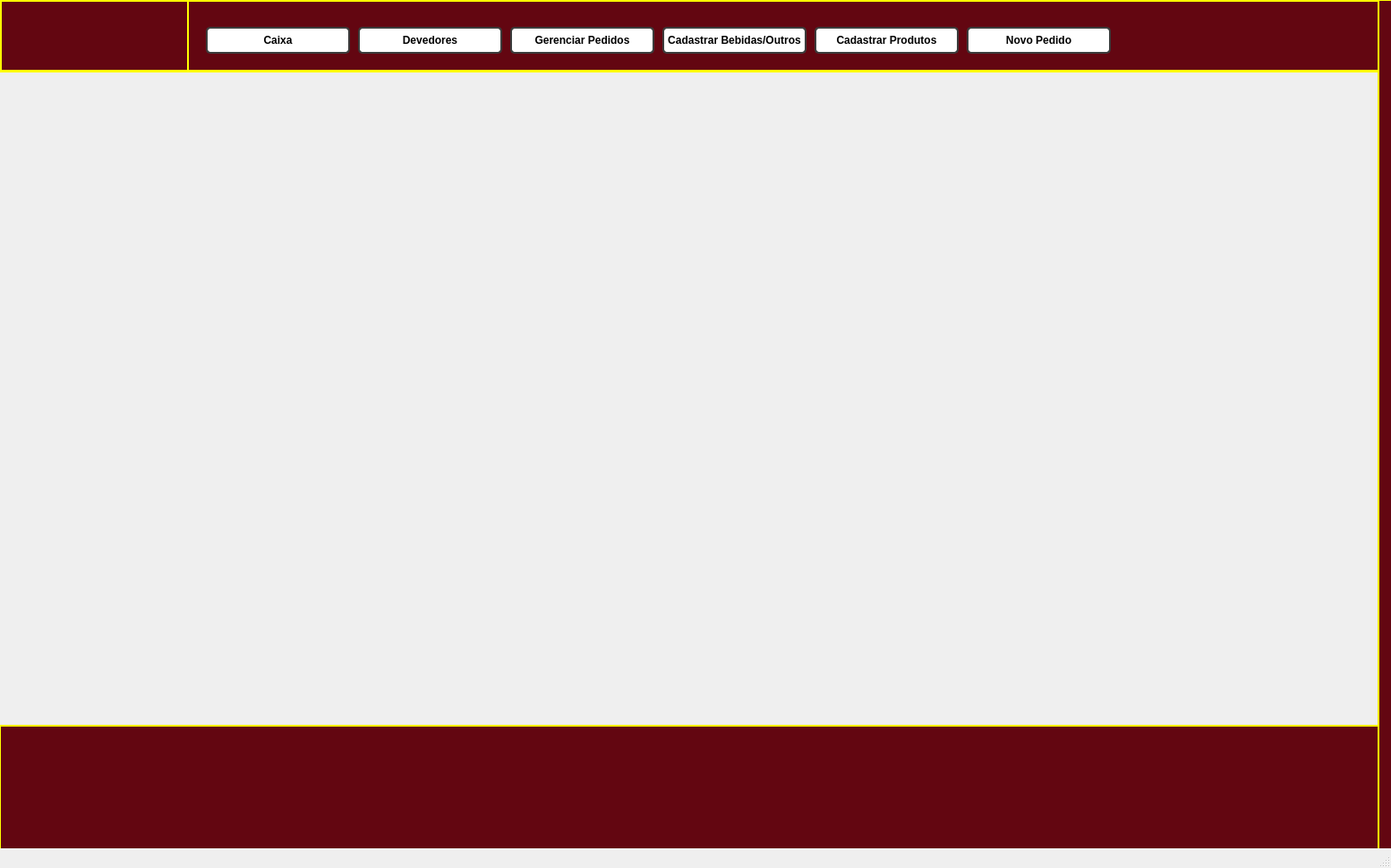
<?xml version="1.0" encoding="UTF-8"?>
<ui version="4.0">
 <class>MainWindow</class>
 <widget class="QMainWindow" name="MainWindow">
  <property name="geometry">
   <rect>
    <x>0</x>
    <y>0</y>
    <width>1554</width>
    <height>970</height>
   </rect>
  </property>
  <property name="minimumSize">
   <size>
    <width>1200</width>
    <height>0</height>
   </size>
  </property>
  <property name="maximumSize">
   <size>
    <width>16777215</width>
    <height>16777215</height>
   </size>
  </property>
  <property name="windowTitle">
   <string>Tela Principal</string>
  </property>
  <widget class="QWidget" name="centralwidget">
   <widget class="QFrame" name="frame">
    <property name="geometry">
     <rect>
      <x>-10</x>
      <y>0</y>
      <width>1551</width>
      <height>80</height>
     </rect>
    </property>
    <property name="minimumSize">
     <size>
      <width>1500</width>
      <height>0</height>
     </size>
    </property>
    <property name="styleSheet">
     <string notr="true">background-color: rgb(99, 6, 17);
border: 2px solid rgb(255, 255, 0);</string>
    </property>
    <property name="frameShape">
     <enum>QFrame::NoFrame</enum>
    </property>
    <property name="frameShadow">
     <enum>QFrame::Raised</enum>
    </property>
    <widget class="QFrame" name="frame_3">
     <property name="geometry">
      <rect>
       <x>10</x>
       <y>0</y>
       <width>211</width>
       <height>80</height>
      </rect>
     </property>
     <property name="styleSheet">
      <string notr="true">background-image: url(:/logo/WhatsApp Image 2020-11-24 at 01.36.00.png);</string>
     </property>
     <property name="frameShape">
      <enum>QFrame::StyledPanel</enum>
     </property>
     <property name="frameShadow">
      <enum>QFrame::Raised</enum>
     </property>
    </widget>
    <widget class="QPushButton" name="pedidos">
     <property name="geometry">
      <rect>
       <x>1090</x>
       <y>30</y>
       <width>161</width>
       <height>30</height>
      </rect>
     </property>
     <property name="font">
      <font>
       <weight>75</weight>
       <bold>true</bold>
      </font>
     </property>
     <property name="styleSheet">
      <string notr="true">QPushButton{
 	border: 2px solid rgb(60, 60, 60);
	background-color: rgb(255, 255, 255);
	border-radius: 5px;
}

QPushButton:hover{
 	border: 2px solid rgb(255, 255, 0);
	background-color: rgb(255, 255, 255);
}

QPushButton:pressed{
 	border: 2px solid rgb(205, 205, 24);
	background-color: rgb(200, 205, 205);
    
	color: rgb(35, 35, 35);
}</string>
     </property>
     <property name="text">
      <string>Novo Pedido</string>
     </property>
    </widget>
    <widget class="QPushButton" name="cadastrar_produtos">
     <property name="geometry">
      <rect>
       <x>920</x>
       <y>30</y>
       <width>161</width>
       <height>30</height>
      </rect>
     </property>
     <property name="font">
      <font>
       <weight>75</weight>
       <bold>true</bold>
      </font>
     </property>
     <property name="styleSheet">
      <string notr="true">QPushButton{
 	border: 2px solid rgb(60, 60, 60);
	background-color: rgb(255, 255, 255);
	border-radius: 5px;
}

QPushButton:hover{
 	border: 2px solid rgb(255, 255, 0);
	background-color: rgb(255, 255, 255);
}

QPushButton:pressed{
 	border: 2px solid rgb(205, 205, 24);
	background-color: rgb(200, 205, 205);
    
	color: rgb(35, 35, 35);
}</string>
     </property>
     <property name="text">
      <string>Cadastrar Produtos</string>
     </property>
    </widget>
    <widget class="QPushButton" name="cadastrar_produtos_2">
     <property name="geometry">
      <rect>
       <x>750</x>
       <y>30</y>
       <width>161</width>
       <height>30</height>
      </rect>
     </property>
     <property name="font">
      <font>
       <weight>75</weight>
       <bold>true</bold>
      </font>
     </property>
     <property name="styleSheet">
      <string notr="true">QPushButton{
 	border: 2px solid rgb(60, 60, 60);
	background-color: rgb(255, 255, 255);
	border-radius: 5px;
}

QPushButton:hover{
 	border: 2px solid rgb(255, 255, 0);
	background-color: rgb(255, 255, 255);
}

QPushButton:pressed{
 	border: 2px solid rgb(205, 205, 24);
	background-color: rgb(200, 205, 205);
    
	color: rgb(35, 35, 35);
}</string>
     </property>
     <property name="text">
      <string>Cadastrar Bebidas/Outros</string>
     </property>
    </widget>
    <widget class="QPushButton" name="gerenciar">
     <property name="geometry">
      <rect>
       <x>580</x>
       <y>30</y>
       <width>161</width>
       <height>30</height>
      </rect>
     </property>
     <property name="font">
      <font>
       <weight>75</weight>
       <bold>true</bold>
      </font>
     </property>
     <property name="styleSheet">
      <string notr="true">QPushButton{
 	border: 2px solid rgb(60, 60, 60);
	background-color: rgb(255, 255, 255);
	border-radius: 5px;
}

QPushButton:hover{
 	border: 2px solid rgb(255, 255, 0);
	background-color: rgb(255, 255, 255);
}

QPushButton:pressed{
 	border: 2px solid rgb(205, 205, 24);
	background-color: rgb(200, 205, 205);
    
	color: rgb(35, 35, 35);
}</string>
     </property>
     <property name="text">
      <string>Gerenciar Pedidos</string>
     </property>
    </widget>
    <widget class="QPushButton" name="gerenciar_devedores">
     <property name="geometry">
      <rect>
       <x>410</x>
       <y>30</y>
       <width>161</width>
       <height>30</height>
      </rect>
     </property>
     <property name="font">
      <font>
       <weight>75</weight>
       <bold>true</bold>
      </font>
     </property>
     <property name="styleSheet">
      <string notr="true">QPushButton{
 	border: 2px solid rgb(60, 60, 60);
	background-color: rgb(255, 255, 255);
	border-radius: 5px;
}

QPushButton:hover{
 	border: 2px solid rgb(255, 255, 0);
	background-color: rgb(255, 255, 255);
}

QPushButton:pressed{
 	border: 2px solid rgb(205, 205, 24);
	background-color: rgb(200, 205, 205);
    
	color: rgb(35, 35, 35);
}</string>
     </property>
     <property name="text">
      <string>Devedores</string>
     </property>
    </widget>
    <widget class="QPushButton" name="caixa">
     <property name="geometry">
      <rect>
       <x>240</x>
       <y>30</y>
       <width>161</width>
       <height>30</height>
      </rect>
     </property>
     <property name="font">
      <font>
       <weight>75</weight>
       <bold>true</bold>
      </font>
     </property>
     <property name="styleSheet">
      <string notr="true">QPushButton{
 	border: 2px solid rgb(60, 60, 60);
	background-color: rgb(255, 255, 255);
	border-radius: 5px;
}

QPushButton:hover{
 	border: 2px solid rgb(255, 255, 0);
	background-color: rgb(255, 255, 255);
}

QPushButton:pressed{
 	border: 2px solid rgb(205, 205, 24);
	background-color: rgb(200, 205, 205);
    
	color: rgb(35, 35, 35);
}</string>
     </property>
     <property name="text">
      <string>Caixa</string>
     </property>
    </widget>
   </widget>
   <widget class="QFrame" name="frame_2">
    <property name="geometry">
     <rect>
      <x>-30</x>
      <y>80</y>
      <width>1600</width>
      <height>791</height>
     </rect>
    </property>
    <property name="minimumSize">
     <size>
      <width>1600</width>
      <height>0</height>
     </size>
    </property>
    <property name="styleSheet">
     <string notr="true">QFrame{

background-image: url(:/fundo/pizza-porcionamento.png);
background-repeat: no-repeat;
 background-position: center;
border: 1px solid rgb(255, 255, 0);
}</string>
    </property>
    <property name="frameShape">
     <enum>QFrame::NoFrame</enum>
    </property>
    <property name="frameShadow">
     <enum>QFrame::Raised</enum>
    </property>
   </widget>
   <widget class="QFrame" name="frame_4">
    <property name="geometry">
     <rect>
      <x>-1</x>
      <y>810</y>
      <width>1571</width>
      <height>151</height>
     </rect>
    </property>
    <property name="styleSheet">
     <string notr="true">background-color: rgb(99, 6, 17);
border: 2px solid rgb(255, 255, 0);</string>
    </property>
    <property name="frameShape">
     <enum>QFrame::StyledPanel</enum>
    </property>
    <property name="frameShadow">
     <enum>QFrame::Raised</enum>
    </property>
   </widget>
   <widget class="QFrame" name="frame_5">
    <property name="geometry">
     <rect>
      <x>1539</x>
      <y>-1</y>
      <width>841</width>
      <height>961</height>
     </rect>
    </property>
    <property name="styleSheet">
     <string notr="true">background-color: rgb(99, 6, 17);
border: 2px solid rgb(255, 255, 0);</string>
    </property>
    <property name="frameShape">
     <enum>QFrame::StyledPanel</enum>
    </property>
    <property name="frameShadow">
     <enum>QFrame::Raised</enum>
    </property>
   </widget>
  </widget>
  <widget class="QMenuBar" name="menubar">
   <property name="geometry">
    <rect>
     <x>0</x>
     <y>0</y>
     <width>1554</width>
     <height>21</height>
    </rect>
   </property>
  </widget>
  <widget class="QStatusBar" name="statusbar"/>
 </widget>
 <resources>
  <include location="pizza1_rc.qrc"/>
  <include location="logo_rc.qrc"/>
 </resources>
 <connections/>
</ui>
